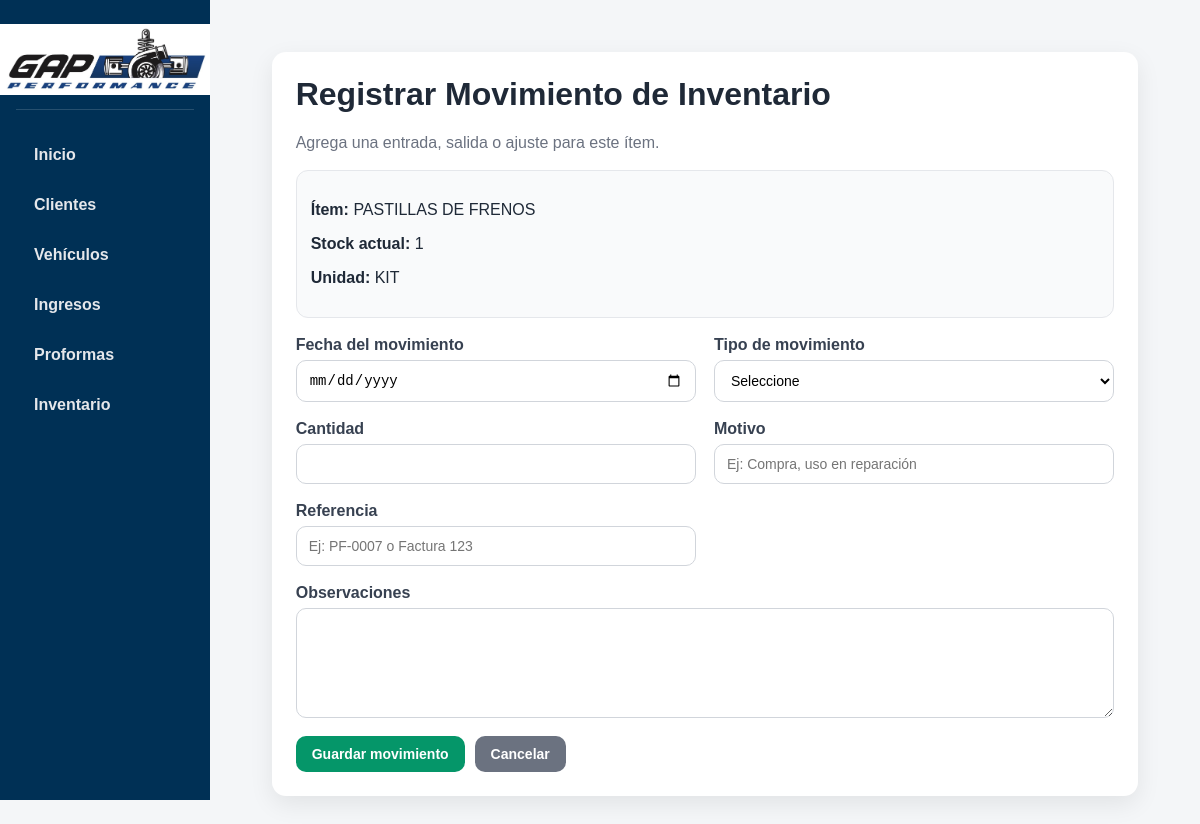
Page /inventario/3/movimientos/nuevo on the committed database.
### tables this page shows
CREATE TABLE inventario (
    id_item INTEGER PRIMARY KEY AUTOINCREMENT,
    descripcion TEXT NOT NULL,
    cantidad INTEGER NOT NULL DEFAULT 0,
    unidad_medida TEXT NOT NULL,
    estado TEXT NOT NULL,
    categoria TEXT NOT NULL,
    marca TEXT,
    created_at TEXT DEFAULT CURRENT_TIMESTAMP
);

### app.py (the view, shortened to what this page needs)
@app.route("/inventario/<int:id_item>/movimientos/nuevo", methods=["GET", "POST"])
def nuevo_movimiento_inventario(id_item):
    conexion = conectar_db()
    cursor = conexion.cursor()
    cursor.execute("SELECT * FROM inventario WHERE id_item = ?", (id_item,))
    item = cursor.fetchone()
    if item is None:
        conexion.close()
        flash("El ítem no existe.", "warning")
        return redirect(url_for("listar_inventario"))
    conexion.close()
    return render_template("nuevo_movimiento_inventario.html", item=item)

### app.py (called while the page is built)
def conectar_db():
    conexion = sqlite3.connect("taller.db")
    conexion.row_factory = sqlite3.Row
    return conexion

### templates/nuevo_movimiento_inventario.html (shortened to what this page needs)
{% extends "base.html" %}
{% block content %}
<div class="card">
    <div class="page-header">
        <div>
            <h1>Registrar Movimiento de Inventario</h1>
            <p>Agrega una entrada, salida o ajuste para este ítem.</p>
        </div>
    </div>
    <div class="info-box mb-3">
        <p><strong>Ítem:</strong> {{ item["descripcion"] }}</p>
        <p><strong>Stock actual:</strong> {{ item["cantidad"] }}</p>
        <p><strong>Unidad:</strong> {{ item["unidad_medida"] }}</p>
    </div>
    <form method="POST">
        <div class="form-grid">
            <div class="form-group">
                <label>Fecha del movimiento</label>
                <input type="date" name="fecha_movimiento" required>
            </div>
            <div class="form-group">
                <label>Tipo de movimiento</label>
                <select name="tipo_movimiento" required>
                    <option value="">Seleccione</option>
                </select>
            </div>
            <div class="form-group">
                <label>Cantidad</label>
                <input type="number" name="cantidad" required>
            </div>
            <div class="form-group">
                <label>Motivo</label>
                <input type="text" name="motivo" placeholder="Ej: Compra, uso en reparación" required>
            </div>
            <div class="form-group">
                <label>Referencia</label>
                <input type="text" name="referencia" placeholder="Ej: PF-0007 o Factura 123">
            </div>
            <div class="form-group full">
                <label>Observaciones</label>
                <textarea name="observaciones"></textarea>
            </div>
        </div>
        <div class="form-actions">
            <button class="btn btn-success" type="submit">Guardar movimiento</button>
            <a class="btn btn-secondary" href="/inventario/{{ item['id_item'] }}/movimientos">Cancelar</a>
        </div>
    </form>
</div>
{% endblock %}

### static/style.css (style rules this page uses)
* { box-sizing: border-box; }
body { margin: 0; font-family: Arial, Helvetica, sans-serif; background-color: #f4f6f8; color: #1f2937; }
a { text-decoration: none; }
h1, h2, h3 { margin-top: 0; }
.card { background: white; border-radius: 14px; padding: 24px; box-shadow: 0 8px 24px rgba(0, 0, 0, 0.08); margin-bottom: 24px; }
.btn { display: inline-block; padding: 10px 16px; border: none; border-radius: 10px; cursor: pointer; font-size: 14px; font-weight: bold; transition: 0.2s; }
.btn-secondary { background: #6b7280; color: white; }
.btn-success { background: #059669; color: white; }
.form-grid { display: grid; grid-template-columns: 1fr 1fr; gap: 18px; }
.form-group { display: flex; flex-direction: column; }
.form-group.full { grid-column: 1 / -1; }
label { font-weight: bold; margin-bottom: 6px; color: #374151; }
input, select, textarea { width: 100%; padding: 11px 12px; border: 1px solid #d1d5db; border-radius: 10px; background: #fff; font-size: 14px; transition: 0.2s; }
textarea { min-height: 110px; resize: vertical; }
.form-actions { margin-top: 18px; display: flex; gap: 10px; flex-wrap: wrap; }
.page-header { display: flex; justify-content: space-between; align-items: center; gap: 12px; flex-wrap: wrap; margin-bottom: 18px; }
.page-header p { margin: 0; color: #6b7280; }
.info-box { background: #f9fafb; border: 1px solid #e5e7eb; border-radius: 12px; padding: 14px; }
.mb-3 { margin-bottom: 18px; }

### rows in the picture
inventario: descripcion "PASTILLAS DE FRENOS", cantidad "1", unidad_medida "KIT"
